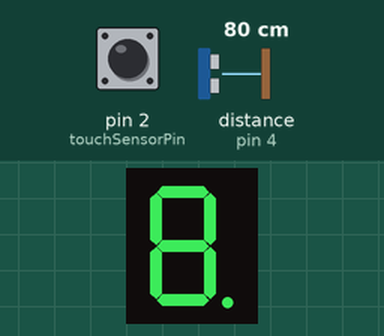
A sketch run on a simulated Arduino Uno, built with avr-gcc and run on an emulated ATmega328P. Shown: 1-digit seven-segment display. Wiring (inferred from the names in the program): 1-digit 7-segment display, segments lit when LOW: segments pin 8, pin 9, pin 10, pin 11, pin 12, pin 13, A0, A1. The test bench sets the inputs (shaded band); at power-on: pin 2 (touchSensorPin) LOW, distance to the obstacle (sensor on pin 4) 80 cm. The echo pulse lasts 58.3 µs per cm; the segment pins are drawn as the display they are named for.

Above: at 1.2 s.
1.3 s: pin 2 (touchSensorPin) pulsed HIGH 2 times (0.12 s each, 0.3 s apart)
At 3.9 s:
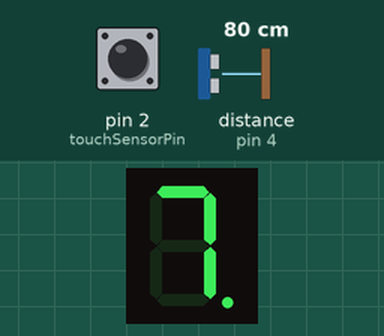
4.9 s: distance to the obstacle (sensor on pin 4) set to 13 cm
7.9 s: distance to the obstacle (sensor on pin 4) set to 10 cm
At 8.8 s:
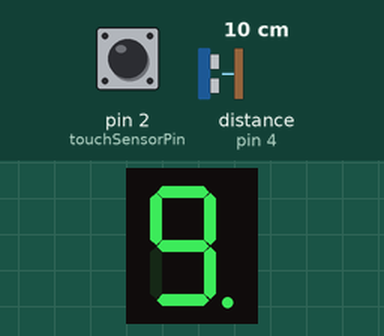
9.8 s: distance to the obstacle (sensor on pin 4) set to 18 cm
At 12.7 s:
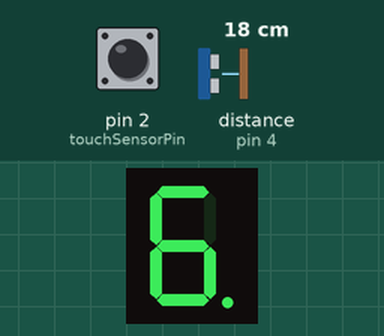
12.8 s: distance to the obstacle (sensor on pin 4) set to 2 cm
At 13.8 s:
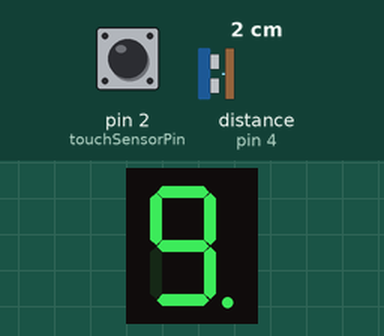
Timing chart, 0 to 15.8 s (numbered marks = the images above; inputs shaded):
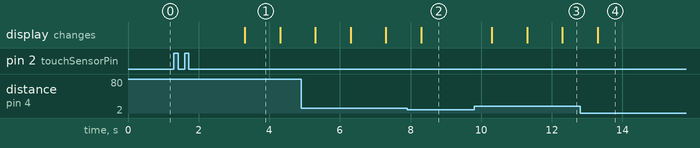

Measured:
- after the input at 1.3 s, the display: changes after 2.0 s (image 1)
- after the input at 9.8 s, the display: first changes after 0.50 s (image 3 shows a later state)
- what the display in image 1 shows lasts 1.0 s, from 3.3 s to 4.3 s

The sketch:

Countdown_Timer.ino
```cpp
int segmentPins[] = {8, 9, 10, 11, 12, 13, A0, A1};  // Segment pins: A-G, DP
int countdownStart = 9;  // Initial countdown value
int countdown = countdownStart;
bool countdownActive = false;

const int touchSensorPin = 2;
const int trigPin = 3;
const int echoPin = 4;
const int resetDistance = 10;

unsigned long previousMillis = 0;
const long interval = 1000;

void setup() {
  for (int i = 0; i < 8; i++) {
    pinMode(segmentPins[i], OUTPUT);
  }

  pinMode(touchSensorPin, INPUT);
  pinMode(trigPin, OUTPUT);
  pinMode(echoPin, INPUT);

  Serial.begin(9600);
}

void loop() {
  if (digitalRead(touchSensorPin) == HIGH) {
    countdown = countdownStart;
    countdownActive = true;
  }

  if (countdownActive) {
    unsigned long currentMillis = millis();

    if (currentMillis - previousMillis >= interval) {
      previousMillis = currentMillis;

      int distance = getDistance();
      if (distance > 0 && distance <= resetDistance) {
        countdown = countdownStart;  // Reset countdown
      } else {
        countdown--;  // Decrease countdown
      }

      if (countdown < 0) {
        displayError();  // Show "E" on display
        countdownActive = false;  // Stop countdown
      } else {
        displayNumber(countdown);  // Display countdown value
      }
    }
  }
}

int getDistance() {
  digitalWrite(trigPin, LOW);
  delayMicroseconds(2);
  digitalWrite(trigPin, HIGH);
  delayMicroseconds(10);
  digitalWrite(trigPin, LOW);

  long duration = pulseIn(echoPin, HIGH);
  int distance = duration * 0.034 / 2;

  return distance;
}

void displayNumber(int number) {
  byte numbers[10][7] = {
    {1, 1, 1, 1, 1, 1, 0},  // 0
    {0, 1, 1, 0, 0, 0, 0},  // 1
    {1, 1, 0, 1, 1, 0, 1},  // 2
    {1, 1, 1, 1, 0, 0, 1},  // 3
    {0, 1, 1, 0, 0, 1, 1},  // 4
    {1, 0, 1, 1, 0, 1, 1},  // 5
    {1, 0, 1, 1, 1, 1, 1},  // 6
    {1, 1, 1, 0, 0, 0, 0},  // 7
    {1, 1, 1, 1, 1, 1, 1},  // 8
    {1, 1, 1, 1, 0, 1, 1}   // 9
  };

  for (int i = 0; i < 7; i++) {
    digitalWrite(segmentPins[i], numbers[number][i] ? LOW : HIGH);
  }
}

void displayError() {

  byte errorPattern[7] = {1, 0, 0, 1, 1, 1, 1};

  for (int i = 0; i < 7; i++) {
    digitalWrite(segmentPins[i], errorPattern[i] ? LOW : HIGH);  // LOW for ON, HIGH for OFF in common anode
  }
}
```
